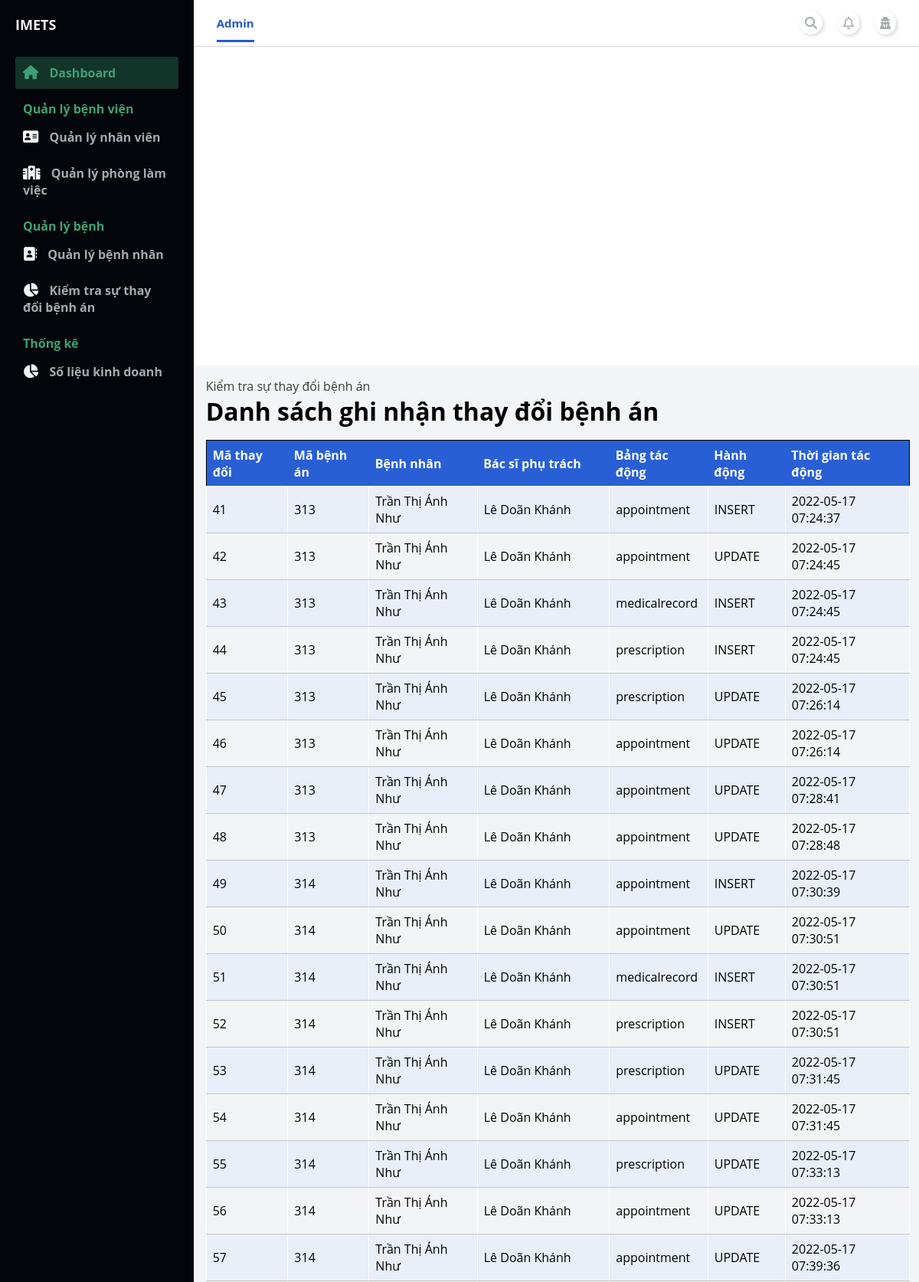
Page /admin/index.php?page_layout=recordLog (signed in, upper part) on the committed database.
### tables this page shows
CREATE TABLE `medicalrecord_log` (
  `ID_Log` int(11) NOT NULL,
  `ID_Appointment` int(11) NOT NULL,
  `AtTable` varchar(50) NOT NULL,
  `Operation` varchar(50) NOT NULL,
  `UpdateAt` datetime NOT NULL
);

CREATE TABLE `medicalrecord` (
  `ID_MedicalRecord` int(11) NOT NULL,
  `ID_Appointment` int(11) NOT NULL,
  `ReasonCheckup` varchar(50) DEFAULT NULL,
  `BodyCheck` varchar(50) DEFAULT NULL,
  `BodyPartsCheck` varchar(50) DEFAULT NULL,
  `PulseRate` int(11) DEFAULT NULL,
  `Temp` float DEFAULT NULL,
  `BloodPressure` varchar(10) DEFAULT NULL,
  `Breathing` int(11) DEFAULT NULL,
  `Height` float DEFAULT NULL,
  `Weight` float DEFAULT NULL,
  `Result` varchar(255) DEFAULT NULL,
  `TreatmentDirection` varchar(255) DEFAULT NULL,
  `Advice` varchar(255) DEFAULT NULL
);

CREATE TABLE `patient` (
  `ID_Patient` int(11) NOT NULL,
  `Name` varchar(100) NOT NULL,
  `DOB` date NOT NULL,
  `Sex` varchar(10) NOT NULL,
  `Address` varchar(200) DEFAULT NULL,
  `CMND` varchar(15) DEFAULT NULL,
  `PhoneNumber` varchar(25) NOT NULL,
  `ID_BHYT` varchar(20) DEFAULT NULL,
  `VoteRate` double NOT NULL,
  `UserName` varchar(100) NOT NULL,
  `Password` varchar(100) NOT NULL
);

CREATE TABLE `staff` (
  `ID_Staff` int(11) NOT NULL,
  `Name_Staff` varchar(100) NOT NULL,
  `DOB_Staff` date NOT NULL,
  `Sex_Staff` varchar(10) NOT NULL,
  `Address_Staff` varchar(200) NOT NULL,
  `CMND_Staff` varchar(15) NOT NULL,
  `PhoneNumber_Staff` varchar(25) NOT NULL,
  `Position` varchar(50) NOT NULL,
  `ID_Dept` int(11) NOT NULL,
  `DateStartWork` date NOT NULL,
  `VoteRate` double NOT NULL DEFAULT 0,
  `UserName` varchar(100) NOT NULL,
  `Password` varchar(100) NOT NULL
);

### admin/modules_admin/recordLog/recordLog.php (the view, shortened to what this page needs)
<main>
    <div class="container-table">
        <div class="link-nav-pages">
            <a href="">Kiểm tra sự thay đổi bệnh án</a>
        </div>
        <div class="table-header">
            <h1>Danh sách ghi nhận thay đổi bệnh án</h1>
        </div>
        <div class="table-body">
            <table class="table">
                <thead class="thead-dark">
                    <tr>
                        <th>Mã thay đổi</th>
                        <th>Mã bệnh án</th>
                        <th>Bệnh nhân</th>
                        <th>Bác sĩ phụ trách</th>
                        <th>Bảng tác động</th>
                        <th>Hành động</th>
                        <th>Thời gian tác động</th>
                    </tr>
                </thead>
                <tbody>
                    <tr>
                        <?php
                            include './../config.php';
                            $sql = "SELECT medicalrecord_log.ID_Log, medicalrecord.ID_MedicalRecord, patient.Name,staff.Name_Staff, medicalrecord_log.AtTable, medicalrecord_log.Operation,medicalrecord_log.UpdateAt
                            FROM medicalrecord_log JOIN appointment ON medicalrecord_log.ID_Appointment=appointment.ID_Appointment
                            JOIN medicalrecord ON medicalrecord.ID_Appointment=appointment.ID_Appointment
                            JOIN staff ON staff.ID_Staff=appointment.ID_Staff
                            JOIN patient ON patient.ID_Patient=appointment.ID_Patient";
                            $query = mysqli_query($conn, $sql);
                            while($rows = mysqli_fetch_array($query)){ ?>
                            <tr>
                                <td><?php echo $rows["ID_Log"] ?></td>
                                <td><?php echo $rows["ID_MedicalRecord"] ?></td>
                                <td><?php echo $rows["Name"] ?></td>
                                <td><?php echo $rows["Name_Staff"] ?></td>
                                <td><?php echo $rows["AtTable"] ?></td>
                                <td><?php echo $rows["Operation"] ?></td>
                                <td><?php echo $rows["UpdateAt"] ?></td>
                            </tr>
                        <?php } ?>
                    </tr>
            </table>
        </div>
    </div>
</main>

### admin/modules_admin/style/index_admin.css (style rules this page uses)
:root { --white: #ffffff; --lightblue:#E9EEF9; --blue:#295FD5; --blacktext:#3B3B3B; --red: #E85253; --box-shadow:.5rem .5rem 0 rgba(22, 86, 160, 0.2); --text-shadow:.4rem .4rem 0 rgba(0, 0, 0, .2); --border:.2rem solid var(--blue); }
* { margin: 0; padding: 0; }
body { box-sizing: border-box; font-family: 'Open Sans', sans-serif; }

### admin/modules_admin/style/content_admin.css (style rules this page uses)
main { background: #f3f4f6; grid-area: main; overflow-y: auto; }

### admin/modules_admin/style/staff_management.css (style rules this page uses)
.container-table { width: 97%; margin: 1rem 1rem 0 1rem; }
.table { border-collapse: collapse; width: 100%; margin-top: 1rem; border: 1px solid rgb(0, 0, 0); }
.thead-dark { background-color: var(--blue); color: var(--white); }
th, td { text-align: left; padding: 0.5rem; }
tr:nth-child(even) { background-color: var(--lightblue); }

### admin/modules_admin/style/detail_staffManagement.css (style rules this page uses)
.link-nav-pages a { text-decoration: none; color: var(--blacktext); }

### admin/modules_admin/style/patient_management.css (style rules this page uses)
.personalInfoTable th, td { padding: 8px; text-align: left; border-bottom: 1px solid #c5c5c5; border-top: 1px solid #ffffff; border-right: 1px solid #ffffff; border-left: 1px solid #ffffff; }

### rows in the picture
medicalrecord_log: ID_Log "41", medicalrecord.ID_MedicalRecord "313", patient.Name "Trần Thị Ánh Như", staff.Name_Staff "Lê Doãn Khánh", AtTable "appointment", Operation "INSERT", UpdateAt "2022-05-17 07:24:37"
medicalrecord_log: ID_Log "42", medicalrecord.ID_MedicalRecord "313", patient.Name "Trần Thị Ánh Như", staff.Name_Staff "Lê Doãn Khánh", AtTable "appointment", Operation "UPDATE", UpdateAt "2022-05-17 07:24:45"
medicalrecord_log: ID_Log "43", medicalrecord.ID_MedicalRecord "313", patient.Name "Trần Thị Ánh Như", staff.Name_Staff "Lê Doãn Khánh", AtTable "medicalrecord", Operation "INSERT", UpdateAt "2022-05-17 07:24:45"
medicalrecord_log: ID_Log "44", medicalrecord.ID_MedicalRecord "313", patient.Name "Trần Thị Ánh Như", staff.Name_Staff "Lê Doãn Khánh", AtTable "prescription", Operation "INSERT", UpdateAt "2022-05-17 07:24:45"
medicalrecord_log: ID_Log "45", medicalrecord.ID_MedicalRecord "313", patient.Name "Trần Thị Ánh Như", staff.Name_Staff "Lê Doãn Khánh", AtTable "prescription", Operation "UPDATE", UpdateAt "2022-05-17 07:26:14"
medicalrecord_log: ID_Log "46", medicalrecord.ID_MedicalRecord "313", patient.Name "Trần Thị Ánh Như", staff.Name_Staff "Lê Doãn Khánh", AtTable "appointment", Operation "UPDATE", UpdateAt "2022-05-17 07:26:14"
medicalrecord_log: ID_Log "47", medicalrecord.ID_MedicalRecord "313", patient.Name "Trần Thị Ánh Như", staff.Name_Staff "Lê Doãn Khánh", AtTable "appointment", Operation "UPDATE", UpdateAt "2022-05-17 07:28:41"
medicalrecord_log: ID_Log "48", medicalrecord.ID_MedicalRecord "313", patient.Name "Trần Thị Ánh Như", staff.Name_Staff "Lê Doãn Khánh", AtTable "appointment", Operation "UPDATE", UpdateAt "2022-05-17 07:28:48"
medicalrecord_log: ID_Log "49", medicalrecord.ID_MedicalRecord "314", patient.Name "Trần Thị Ánh Như", staff.Name_Staff "Lê Doãn Khánh", AtTable "appointment", Operation "INSERT", UpdateAt "2022-05-17 07:30:39"
medicalrecord_log: ID_Log "50", medicalrecord.ID_MedicalRecord "314", patient.Name "Trần Thị Ánh Như", staff.Name_Staff "Lê Doãn Khánh", AtTable "appointment", Operation "UPDATE", UpdateAt "2022-05-17 07:30:51"
medicalrecord_log: ID_Log "51", medicalrecord.ID_MedicalRecord "314", patient.Name "Trần Thị Ánh Như", staff.Name_Staff "Lê Doãn Khánh", AtTable "medicalrecord", Operation "INSERT", UpdateAt "2022-05-17 07:30:51"
medicalrecord_log: ID_Log "52", medicalrecord.ID_MedicalRecord "314", patient.Name "Trần Thị Ánh Như", staff.Name_Staff "Lê Doãn Khánh", AtTable "prescription", Operation "INSERT", UpdateAt "2022-05-17 07:30:51"
medicalrecord_log: ID_Log "53", medicalrecord.ID_MedicalRecord "314", patient.Name "Trần Thị Ánh Như", staff.Name_Staff "Lê Doãn Khánh", AtTable "prescription", Operation "UPDATE", UpdateAt "2022-05-17 07:31:45"
medicalrecord_log: ID_Log "54", medicalrecord.ID_MedicalRecord "314", patient.Name "Trần Thị Ánh Như", staff.Name_Staff "Lê Doãn Khánh", AtTable "appointment", Operation "UPDATE", UpdateAt "2022-05-17 07:31:45"
medicalrecord_log: ID_Log "55", medicalrecord.ID_MedicalRecord "314", patient.Name "Trần Thị Ánh Như", staff.Name_Staff "Lê Doãn Khánh", AtTable "prescription", Operation "UPDATE", UpdateAt "2022-05-17 07:33:13"
medicalrecord_log: ID_Log "56", medicalrecord.ID_MedicalRecord "314", patient.Name "Trần Thị Ánh Như", staff.Name_Staff "Lê Doãn Khánh", AtTable "appointment", Operation "UPDATE", UpdateAt "2022-05-17 07:33:13"
medicalrecord_log: ID_Log "57", medicalrecord.ID_MedicalRecord "314", patient.Name "Trần Thị Ánh Như", staff.Name_Staff "Lê Doãn Khánh", AtTable "appointment", Operation "UPDATE", UpdateAt "2022-05-17 07:39:36"
